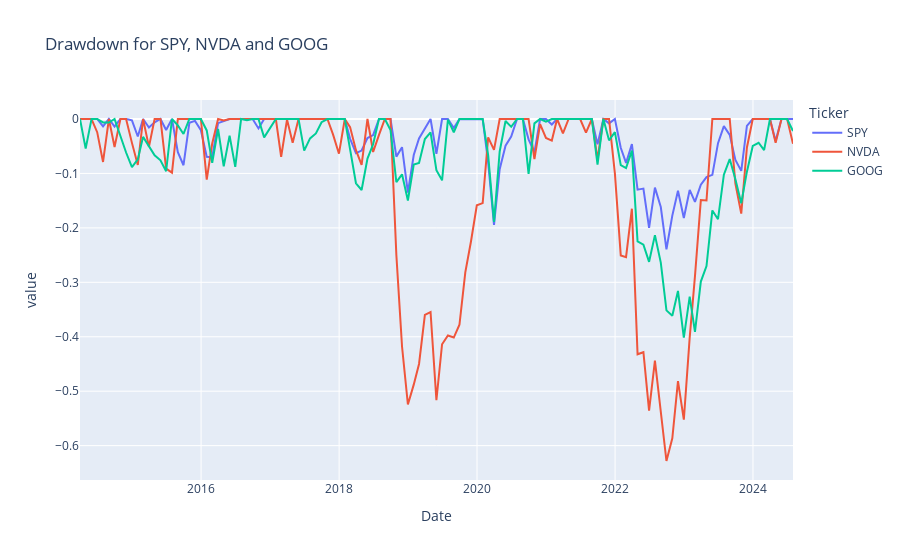

Write notebook code for a chart like this one.
### Code cell
px.line(drawdown[['SPY', 'NVDA', 'GOOG']], title='Drawdown for SPY, NVDA and GOOG')
